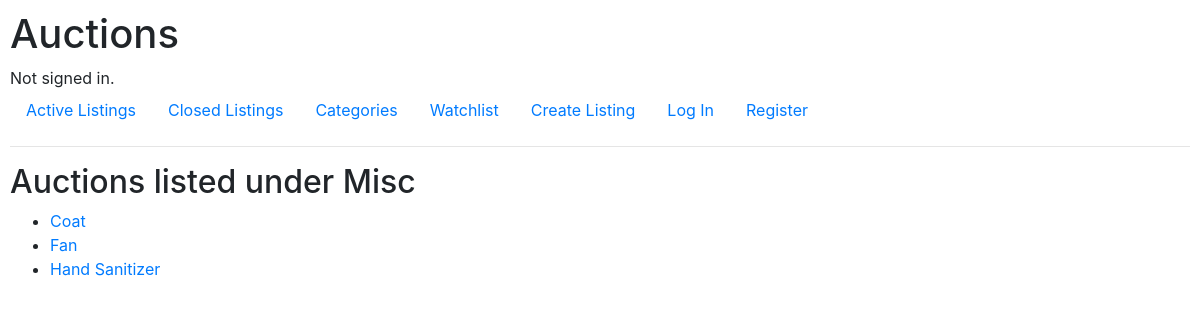
Page /category/1 on the committed database.
### auctions/models.py (models this page shows)
class Category(models.Model):
    title = models.CharField(max_length=64)

class Listing(models.Model):
    title = models.CharField(max_length=64)
    description = models.TextField()
    imageLink = models.CharField(max_length=200, blank=True, default=None, null=True)
    uploadDate = models.DateTimeField()
    listedBy = models.ForeignKey(User, on_delete=models.CASCADE, related_name="listedBy")
    watched = models.ManyToManyField(User, blank=True, related_name="watching")
    currentbid = models.ForeignKey('Bids',on_delete=models.DO_NOTHING, null=True, blank=True, related_name="currentbid")
    category = models.ForeignKey('Category', on_delete=models.SET_NULL, related_name="categorize", blank=True, default=None, null=True)
    active = models.BooleanField(default=True)

### auctions/views.py (the view)
# urls.py: path("category/<int:category_id>", views.category, name="category"),
def category(request,category_id):
    category = Category.objects.get(pk=category_id)
    active_listings = Listing.objects.filter(active=True)
    return render(request, "auctions/category.html", {
        "listings": active_listings.filter(category=int(category_id)),
        "category": category
    })

### auctions/templates/auctions/category.html
{% extends "auctions/layout.html" %}
{% block body %}
<h2>Auctions listed under {{ category.title }}</h2>
    <ul>
        {% for listing in listings %}
            <li><a href="{% url 'item' listing.id %}"> {{ listing.title }}</a></li>
            {% empty %}
            <li>No listings under {{ category.title }}</li>
        {% endfor %}
    </ul>
{% endblock %}

### auctions/static/auctions/styles.css (style rules this page uses)
body { padding: 10px; }

### rows in the picture
Category: title "Misc"
Listing: title "Coat"
Listing: title "Fan"
Listing: title "Hand Sanitizer"
